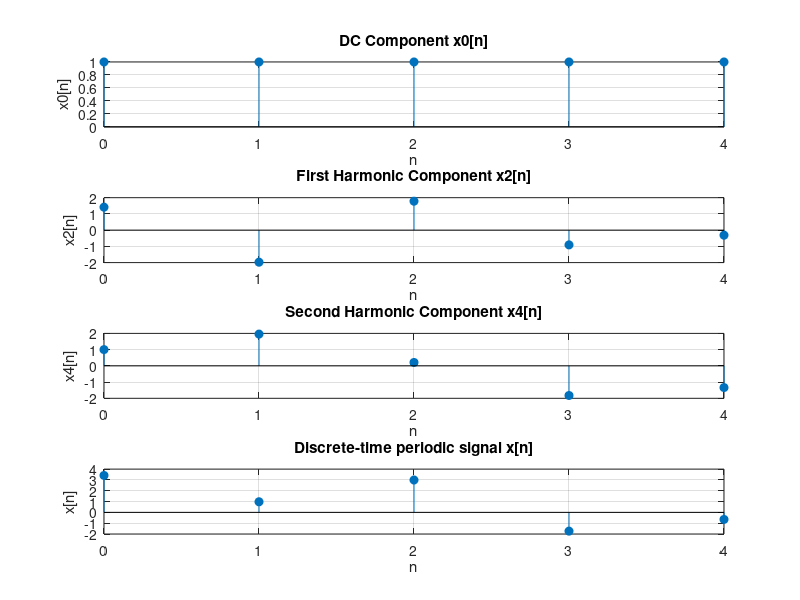

The MATLAB script that drew this image:
a0 = 1;                             % Given Fourier coefficients
a2 = exp(1j * pi / 4);
a_neg2 = conj(a2);
a4 = exp(1j * pi / 3);
a_neg4 = conj(a4);
N = 5;                              % Fundamental period
n = 0:N-1;                          % Time indices for one period
x0 = a0 * ones(size(n));            % Compute each component separately
x2 = a2 * exp(1j * 2 * pi * 2 / N * n) + a_neg2 * exp(-1j * 2 * pi * 2 / N * n);
x4 = a4 * exp(1j * 2 * pi * 4 / N * n) + a_neg4 * exp(-1j * 2 * pi * 4 / N * n);
x = x0 + x2 + x4;                   % Sum all components to get the final signal x[n]
figure;                             % Plot the components and the final signal using subplot
subplot(4, 1, 1);
stem(n, real(x0), 'filled');
xlabel('n');
ylabel('x0[n]');
title('DC Component x0[n]');
grid on;
subplot(4, 1, 2);
stem(n, real(x2), 'filled');
xlabel('n');
ylabel('x2[n]');
title('First Harmonic Component x2[n]');
grid on;
subplot(4, 1, 3);
stem(n, real(x4), 'filled');
xlabel('n');
ylabel('x4[n]');
title('Second Harmonic Component x4[n]');
grid on;
subplot(4, 1, 4);
stem(n, real(x), 'filled');
xlabel('n');
ylabel('x[n]');
title('Discrete-time periodic signal x[n]');
grid on;
